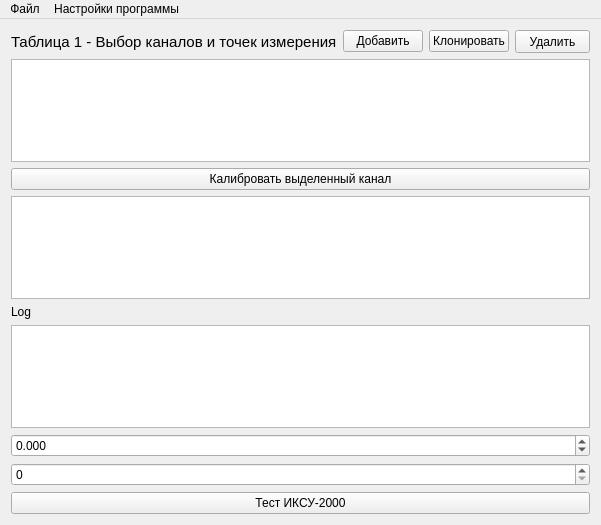
<?xml version="1.0" encoding="UTF-8"?>
<ui version="4.0">
 <class>MainWindow</class>
 <widget class="QMainWindow" name="MainWindow">
  <property name="enabled">
   <bool>true</bool>
  </property>
  <property name="geometry">
   <rect>
    <x>0</x>
    <y>0</y>
    <width>594</width>
    <height>525</height>
   </rect>
  </property>
  <property name="windowTitle">
   <string>Программа калибровки измерительных каналов контроллеров</string>
  </property>
  <widget class="QWidget" name="centralWidget">
   <layout class="QVBoxLayout" name="verticalLayout_2">
    <item>
     <layout class="QHBoxLayout" name="btnEditLayout">
      <item>
       <widget class="QLabel" name="label">
        <property name="font">
         <font>
          <pointsize>11</pointsize>
         </font>
        </property>
        <property name="text">
         <string>Таблица 1 - Выбор каналов и точек измерения</string>
        </property>
       </widget>
      </item>
      <item>
       <spacer name="horizontalSpacer">
        <property name="orientation">
         <enum>Qt::Horizontal</enum>
        </property>
        <property name="sizeHint" stdset="0">
         <size>
          <width>40</width>
          <height>20</height>
         </size>
        </property>
       </spacer>
      </item>
      <item>
       <widget class="QPushButton" name="addButton">
        <property name="text">
         <string>Добавить</string>
        </property>
       </widget>
      </item>
      <item>
       <widget class="QPushButton" name="cloneButton">
        <property name="text">
         <string>Клонировать</string>
        </property>
       </widget>
      </item>
      <item>
       <widget class="QPushButton" name="deleteButton">
        <property name="minimumSize">
         <size>
          <width>75</width>
          <height>23</height>
         </size>
        </property>
        <property name="text">
         <string>Удалить</string>
        </property>
       </widget>
      </item>
     </layout>
    </item>
    <item>
     <widget class="QTableView" name="tableView">
      <property name="editTriggers">
       <set>QAbstractItemView::NoEditTriggers</set>
      </property>
      <property name="gridStyle">
       <enum>Qt::SolidLine</enum>
      </property>
      <property name="sortingEnabled">
       <bool>false</bool>
      </property>
      <attribute name="horizontalHeaderStretchLastSection">
       <bool>true</bool>
      </attribute>
      <attribute name="verticalHeaderVisible">
       <bool>false</bool>
      </attribute>
     </widget>
    </item>
    <item>
     <widget class="QPushButton" name="pushButton_2">
      <property name="text">
       <string>Калибровать выделенный канал</string>
      </property>
     </widget>
    </item>
    <item>
     <widget class="QTableView" name="calibrateView"/>
    </item>
    <item>
     <widget class="QLabel" name="label_2">
      <property name="text">
       <string>Log</string>
      </property>
     </widget>
    </item>
    <item>
     <widget class="QListView" name="listView"/>
    </item>
    <item>
     <widget class="QDoubleSpinBox" name="doubleSpinBox">
      <property name="decimals">
       <number>3</number>
      </property>
      <property name="minimum">
       <double>-100.000000000000000</double>
      </property>
      <property name="maximum">
       <double>1000.000000000000000</double>
      </property>
     </widget>
    </item>
    <item>
     <widget class="QSpinBox" name="spinBox"/>
    </item>
    <item>
     <widget class="QPushButton" name="pushButton">
      <property name="text">
       <string>Тест ИКСУ-2000</string>
      </property>
     </widget>
    </item>
    <item>
     <spacer name="verticalSpacer">
      <property name="orientation">
       <enum>Qt::Vertical</enum>
      </property>
      <property name="sizeHint" stdset="0">
       <size>
        <width>20</width>
        <height>40</height>
       </size>
      </property>
     </spacer>
    </item>
   </layout>
  </widget>
  <widget class="QMenuBar" name="menuBar">
   <property name="geometry">
    <rect>
     <x>0</x>
     <y>0</y>
     <width>594</width>
     <height>20</height>
    </rect>
   </property>
   <widget class="QMenu" name="menu">
    <property name="title">
     <string>Файл</string>
    </property>
    <addaction name="create_db"/>
    <addaction name="open_db"/>
    <addaction name="separator"/>
    <addaction name="exitAction"/>
   </widget>
   <widget class="QMenu" name="menu_2">
    <property name="title">
     <string>Настройки программы</string>
    </property>
    <widget class="QMenu" name="menu_3">
     <property name="title">
      <string>Выбор эталона</string>
     </property>
    </widget>
    <addaction name="menu_3"/>
    <addaction name="action"/>
    <addaction name="action_4"/>
    <addaction name="action_5"/>
    <addaction name="environmentAction"/>
   </widget>
   <addaction name="menu"/>
   <addaction name="menu_2"/>
  </widget>
  <action name="open_db">
   <property name="text">
    <string>Открыть базу</string>
   </property>
  </action>
  <action name="action_4">
   <property name="text">
    <string>Выбор модели измерений</string>
   </property>
  </action>
  <action name="action_5">
   <property name="text">
    <string>Настройки калибровки</string>
   </property>
  </action>
  <action name="create_db">
   <property name="text">
    <string>Создать базу</string>
   </property>
  </action>
  <action name="exitAction">
   <property name="text">
    <string>Выход</string>
   </property>
  </action>
  <action name="action1">
   <property name="text">
    <string>1</string>
   </property>
  </action>
  <action name="action">
   <property name="text">
    <string>Настройки эталона</string>
   </property>
  </action>
  <action name="environmentAction">
   <property name="text">
    <string>Условия калибровки</string>
   </property>
   <property name="toolTip">
    <string>&lt;html&gt;&lt;head/&gt;&lt;body&gt;&lt;p&gt;Перед началом калибровки необходимо определить условия в которых она будет проходить.&lt;/p&gt;&lt;/body&gt;&lt;/html&gt;</string>
   </property>
  </action>
 </widget>
 <layoutdefault spacing="6" margin="11"/>
 <resources/>
 <connections/>
</ui>
